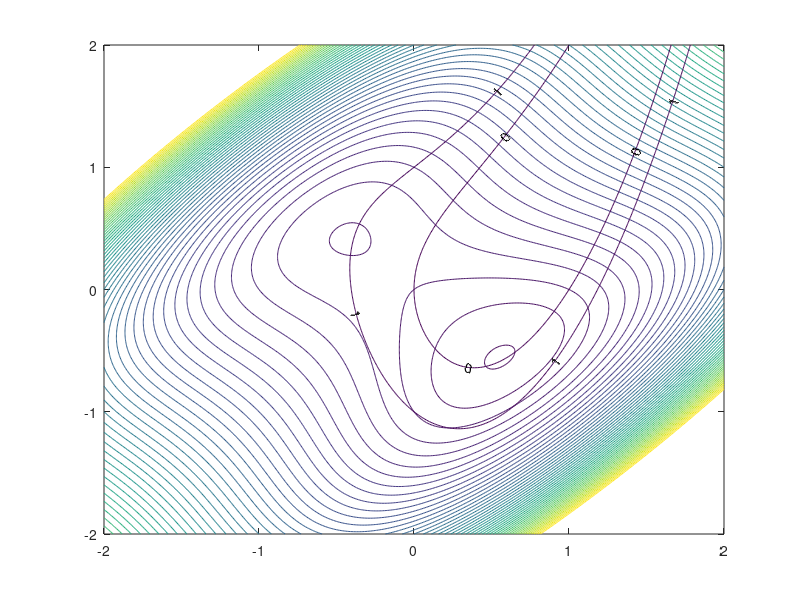

This figure's MATLAB source:
clear all;

x=[-2:0.01:2];
y=[-2:0.01:2];
[x1,x2]=meshgrid(x,y);
f = (x2 - x1).^4 + 8.*x2.*x1 - x1 + x2 + 3;
g = x1.^4 - 2.*x2.*(x1.^2) + (x1.^2) + (x2.^2) - 2.*x1;
figure(1)
contour(x1,x2,f,[-50:50]);
hold on
contour(x1,x2,g,[0,1],'ShowText','on'); % doesn't matter whether you put g[0,1] or g[-50,1] here
hold off

% note that adding a constraint means adding another line to the graph
% (which in this case is g <= 1)

% g[0,0] = g1
% g[0,1] = g2

% difference between g1 and g2: the minimum will not be changed
% since both g1 and g2 constrain the same minimum

% g1 IS ACTIVE AND 
% g2 IS INACTIVE 